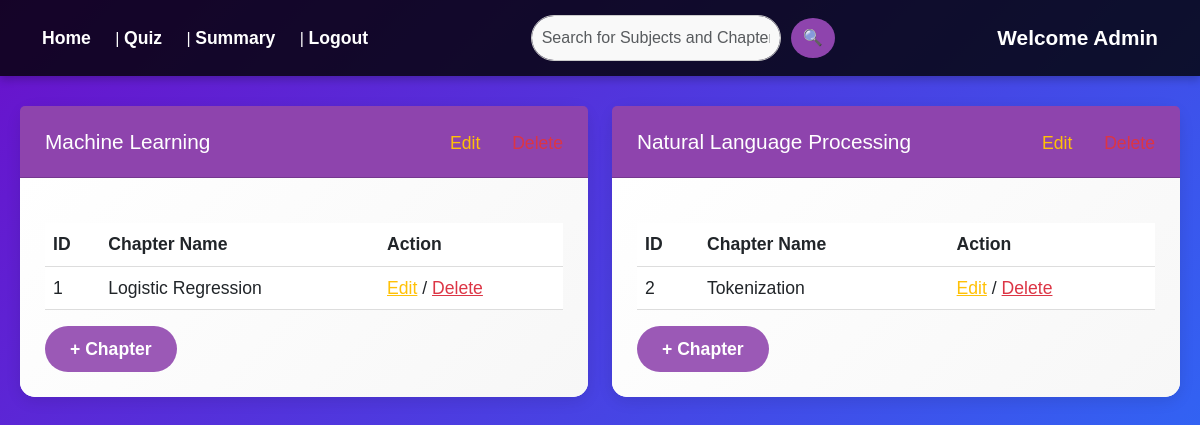
Page /admin_dashboard on the committed database.
### models/models.py (models this page shows, shortened)
class Subject(db.Model):
    id=db.Column(db.Integer, primary_key=True)
    name=db.Column(db.String(100), unique=True, nullable=False)
    description=db.Column(db.Text)
    chapters=db.relationship('Chapter', backref='subject', lazy=True)

class Chapter(db.Model):
    id=db.Column(db.Integer, primary_key=True)
    name=db.Column(db.String(100), nullable=False)
    description=db.Column(db.Text)
    subject_id=db.Column(db.Integer, db.ForeignKey('subject.id'), nullable=False)
    quizzes=db.relationship('Quiz', backref='chapter', lazy=True)

### app.py (the view, shortened to what this page needs)
@app.route('/admin_dashboard', methods=['GET'])
def admin_dashboard():
    search_query = request.args.get('search')
    subjects = Subject.query.all()
    return render_template('admin_dashboard.html', subjects=subjects)

### templates/admin_dashboard.html (shortened to what this page needs)
<!DOCTYPE html>
<html lang="en">
<head>
    <link rel="stylesheet" href="https://cdn.jsdelivr.net/npm/bootstrap@5.3.0/dist/css/bootstrap.min.css">
    <link rel="stylesheet" href="{{ url_for('static', filename='css/admin_dashboard.css') }}">
</head>
<body>
    <nav class="navbar">
        <div class="container-fluid d-flex justify-content-between align-items-center">
            <div class="nav-links">
                <a href="{{ url_for('admin_dashboard') }}">Home</a> |
                <a href="{{ url_for('quiz_management') }}">Quiz</a> |
                <a href="{{ url_for('summary') }}">Summary</a> |
                <a href="{{ url_for('logout') }}">Logout</a>
            </div>
            <form action="{{ url_for('admin_dashboard') }}" method="GET" class="search-container d-flex">
                <input type="text" class="form-control search-input" name="search"
                       placeholder="Search for Subjects and Chapter Names">
                <button type="submit" class="btn search-button">🔍</button>
            </form>
            <span class="admin-welcome">Welcome Admin</span>
        </div>
    </nav>
    <div class="container">
        {% if not subjects %}
            <h2 class="text-center text-danger mt-5">404 Not Found</h2>
            <div class="text-center">
                <a href="{{ url_for('admin_dashboard') }}" class="btn btn-secondary mt-3">Go Back to Home</a>
            </div>
        {% else %}
            <div class="row justify-content-center">
                {% for subject in subjects %}
                <div class="col-md-6 mb-5">
                    <div class="card">
                        <div class="card-header d-flex justify-content-between align-items-center">
                            <span>{{ subject.name }}</span>
                            <div>
                                <a href="{{ url_for('edit_subject', subject_id=subject.id) }}" class="text-warning me-3">Edit</a>
                                <a href="{{ url_for('delete_subject', subject_id=subject.id) }}" class="text-danger">Delete</a>
                            </div>
                        </div>
                        <div class="card-body">
                            <table class="table">
                                <thead>
                                    <tr>
                                        <th>ID</th>
                                        <th>Chapter Name</th>
                                        <th>Action</th>
                                    </tr>
                                </thead>
                                <tbody>
                                    {% for chapter in subject.chapters %}
                                    <tr>
                                        <td>{{chapter.id }}</td>
                                        <td>{{ chapter.name }}</td>
                                        <td>
                                            <a href="{{ url_for('edit_chapter', chapter_id=chapter.id) }}" class="text-warning">Edit</a> /
                                            <a href="{{ url_for('delete_chapter', chapter_id=chapter.id) }}" class="text-danger">Delete</a>
                                        </td>
                                    </tr>
                                    {% endfor %}
                                </tbody>
                            </table>
                            <form action="{{ url_for('add_chapter', subject_id=subject.id) }}" method="POST">
                                <button type="submit" class="btn btn-add-chapter">+ Chapter</button>
                            </form>
                        </div>
                    </div>
                </div>
                {% endfor %}
            </div>
        {% endif %}
    </div>
</body>
</html>

### static/css/admin_dashboard.css (style rules this page uses)
body { font-family: 'Poppins', sans-serif; background: linear-gradient(135deg, #6a11cb, #2575fc); color: #fff; margin: 0; padding: 0; height: 100vh; overflow-x: hidden; }
.navbar { background-color: rgba(0, 0, 0, 0.8); color: white; padding: 15px 30px; box-shadow: 0 4px 8px rgba(0, 0, 0, 0.2); }
.navbar .nav-links a { color: white; text-decoration: none; margin-right: 20px; font-weight: 600; font-size: 1.1rem; transition: color 0.3s ease; }
.navbar .search-container { display: flex; align-items: center; }
.navbar .search-input { width: 250px; padding: 10px; border-radius: 30px; border: 1px solid #ccc; font-size: 1rem; margin-right: 10px; background-color: #f9f9f9; }
.navbar .search-button { background-color: #8e44ad; border: none; padding: 8px 12px; border-radius: 50%; cursor: pointer; transition: background-color 0.3s ease; }
.navbar .admin-welcome { font-weight: 600; font-size: 1.3rem; margin-left: 20px; }
.container { max-width: 1200px; margin: 30px auto; padding: 0 20px; }
.card { border: none; box-shadow: 0 4px 15px rgba(0, 0, 0, 0.1); border-radius: 15px; background-color: #fff; margin-bottom: 30px; transition: transform 0.3s ease; }
.card-header { background-color: #8e44ad; color: white; font-size: 1.3rem; padding: 20px 25px; border-radius: 15px 15px 0 0; display: flex; justify-content: space-between; align-items: center; }
.card-header a { color: white; font-size: 1.1rem; text-decoration: none; margin-left: 10px; }
.card-body { padding: 25px; }
table { width: 100%; border-collapse: collapse; margin-top: 20px; }
th, td { padding: 12px 20px; text-align: left; font-size: 1.1rem; border-bottom: 1px solid #ddd; }
thead { background-color: #8e44ad; color: white; }
.btn-primary, .btn-secondary, .btn-add-chapter { border-radius: 25px; padding: 10px 25px; font-size: 1.1rem; font-weight: 600; border: none; transition: all 0.3s ease; }
.btn-add-chapter { background-color: #9b59b6; color: white; }
.card-body { background: linear-gradient(135deg, #fff, #f7f7f7); border-radius: 0 0 15px 15px; }

### rows in the picture
Subject: name "Machine Learning"
Chapter: id "1", name "Logistic Regression"
Subject: name "Natural Language Processing"
Chapter: id "2", name "Tokenization"
